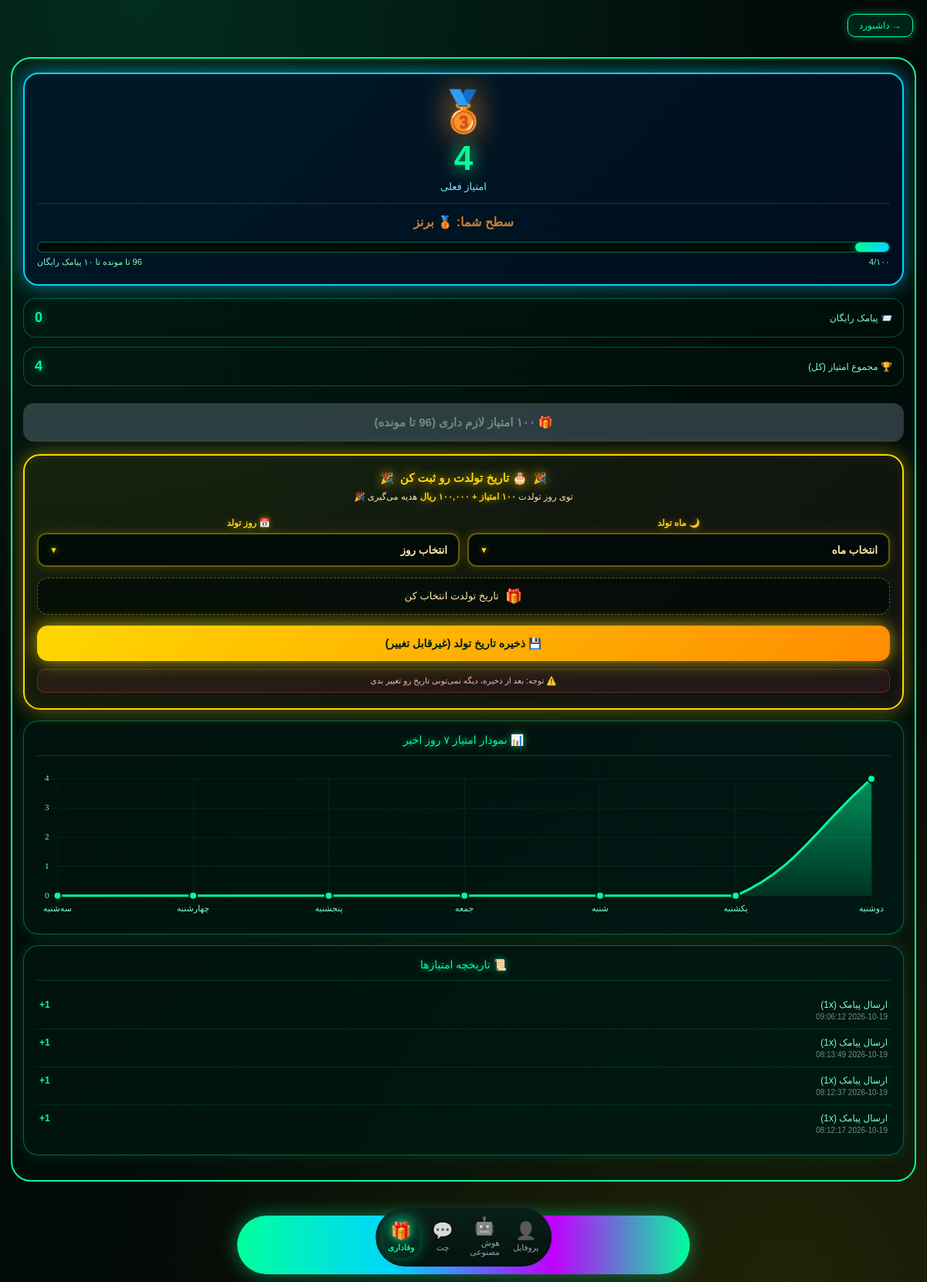
/panel/loyalty (signed in), run on the app's committed database.
### tables this page shows
CREATE TABLE loyalty (
    id INTEGER PRIMARY KEY AUTOINCREMENT,
    user_id INTEGER UNIQUE,
    points INTEGER DEFAULT 0,
    total_points INTEGER DEFAULT 0,
    tier TEXT DEFAULT 'bronze',
    free_sms INTEGER DEFAULT 0,
    birthday TEXT DEFAULT '',
    created_at TIMESTAMP DEFAULT CURRENT_TIMESTAMP);

CREATE TABLE loyalty_log (
    id INTEGER PRIMARY KEY AUTOINCREMENT,
    user_id INTEGER,
    action TEXT,
    points INTEGER,
    note TEXT,
    created_at TIMESTAMP DEFAULT CURRENT_TIMESTAMP);

### loyalty_routes.py (the view)
@loyalty_bp.route('/panel/loyalty')
def panel_loyalty():
    uid = _uid()
    if not uid: return redirect('/panel/login')
    check_birthday_bonus(uid)
    l = get_loyalty(uid)
    logs = get_loyalty_log(uid, 30)
    user = get_user(uid)
    shop = user[3] if user and len(user) > 3 else ''
    next_reward = 100 - (l['points'] % 100)
    progress_pct = (l['points'] % 100)
    weekly = get_weekly_points(uid)
    chart_labels = get_weekly_labels()
    chart_values = list(weekly.values())
    return render_template('panel_loyalty.html',
        l=l, logs=logs, shop=shop,
        next_reward=next_reward,
        progress_pct=progress_pct,
        multiplier=loyalty_multiplier(),
        double_day=is_double_points_day(),
        chart_labels=chart_labels,
        chart_values=chart_values,
        current_settings=_cs(uid))

### app.py (called while the page is built)
@app.context_processor
def inject_global_settings():
    try:
        if session.get("is_admin"):
            s = get_admin_settings()
        elif session.get("user_id"):
            s = get_user_settings(session["user_id"])
        else:
            s = {"avatar": None, "bg": None, "theme": "neon"}
    except Exception:
        s = {"avatar": None, "bg": None, "theme": "neon"}
    return {"current_settings": s}

@app.after_request
def _security_headers(response):
    if response.content_type and 'text/html' in response.content_type:
        response.headers["Cache-Control"] = "no-store, no-cache, must-revalidate, max-age=0"
        response.headers["Pragma"] = "no-cache"
        response.headers["Expires"] = "0"
    """هدرهای امنیتی"""
    response.headers["X-Content-Type-Options"] = "nosniff"
    response.headers["X-Frame-Options"] = "SAMEORIGIN"
    response.headers["X-XSS-Protection"] = "1; mode=block"
    response.headers["Referrer-Policy"] = "no-referrer"
    response.headers["Permissions-Policy"] = "geolocation=(), microphone=(), camera=()"
    return response

### database.py (called while the page is built, shortened)
def get_user(user_id):
    conn = sqlite3.connect(DB_PATH)
    c = conn.cursor()
    c.execute("SELECT * FROM users WHERE id=?", (user_id,))
    row = c.fetchone()
    conn.close()
    return row

def get_user_settings(user_id):
    import time
    now = time.time()
    key = f'settings_{user_id}'
    if key in _CACHE and (now - _CACHE_TIME.get(key, 0)) < CACHE_TTL:
        return _CACHE[key]

def get_loyalty(user_id):
    conn = sqlite3.connect('panel.db')
    c = conn.cursor()
    c.execute("SELECT points, total_points, tier, free_sms, birthday FROM loyalty WHERE user_id=?",
              (user_id,))
    row = c.fetchone()
    if not row:
        c.execute("INSERT INTO loyalty (user_id) VALUES (?)", (user_id,))
        conn.commit()
        row = (0, 0, 'bronze', 0, '')
    conn.close()
    return {
        'points': row[0] or 0,
        'total_points': row[1] or 0,
        'tier': row[2] or 'bronze',
        'free_sms': row[3] or 0,
        'birthday': row[4] or '',
    }

def get_loyalty_log(user_id, limit=30):
    conn = sqlite3.connect('panel.db')
    c = conn.cursor()
    c.execute("""SELECT action, points, note, created_at FROM loyalty_log
                 WHERE user_id=? ORDER BY id DESC LIMIT ?""", (user_id, limit))
    rows = c.fetchall()
    conn.close()
    return rows

def check_birthday_bonus(user_id):
    l = get_loyalty(user_id)
    if not l['birthday']:
        return False

### templates/panel_loyalty.html (shortened to what this page needs)
<!DOCTYPE html>
<html lang="fa" dir="rtl">
<head>
<link href="https://cdn.jsdelivr.net/gh/rastikerdar/vazirmatn@v33.003/Vazirmatn-font-face.css" rel="stylesheet">
<link rel="stylesheet" href="/static/scroll-fix.css"><link rel="icon" type="image/png" href="/static/icons/icon-192.png"><link rel="apple-touch-icon" href="/static/apple-touch-icon.png"></head>
<body>
<a class="back-btn" href="/panel/dashboard">→ داشبورد</a>
<div class="frame">
  <div class="points-card">
    <div class="tier-badge" style="color:{% if l.tier == 'diamond' %}#00d4ff{% elif l.tier == 'gold' %}#ffd700{% elif l.tier == 'silver' %}#e8e8e8{% else %}#cd7f32{% endif %}">
      {% if l.tier == 'diamond' %}💎{% elif l.tier == 'gold' %}🥇{% elif l.tier == 'silver' %}🥈{% else %}🥉{% endif %}
    </div>
    <div class="points">{{ "{:,}".format(l.points) }}</div>
    <div class="points-lbl">امتیاز فعلی</div>
    <div class="tier-name" style="color:{% if l.tier == 'diamond' %}#00d4ff{% elif l.tier == 'gold' %}#ffd700{% elif l.tier == 'silver' %}#e8e8e8{% else %}#cd7f32{% endif %}">
      سطح شما: {% if l.tier == 'diamond' %}💎 الماس{% elif l.tier == 'gold' %}🥇 طلا{% elif l.tier == 'silver' %}🥈 نقره{% else %}🥉 برنز{% endif %}
    </div>
    <div class="progress-box">
      <div class="progress-bar">
        <div class="progress-fill" style="width:{{ progress_pct }}%"></div>
      </div>
      <div class="progress-meta">
        <span>{{ progress_pct }}/۱۰۰</span>
        <span>{{ next_reward }} تا مونده تا ۱۰ پیامک رایگان</span>
      </div>
    </div>
  </div>
  <div class="row-card">
    <span class="row-label">📨 پیامک رایگان</span>
    <span class="row-val">{{ l.free_sms }}</span>
  </div>
  <div class="row-card">
    <span class="row-label">🏆 مجموع امتیاز (کل)</span>
    <span class="row-val">{{ "{:,}".format(l.total_points) }}</span>
  </div>
  {% if l.points >= 100 %}
  <form method="POST" action="/panel/loyalty/redeem">
    <button class="redeem-btn" type="submit">🎁 دریافت ۱۰ پیامک رایگان (۱۰۰ امتیاز)</button>
  </form>
  {% else %}
  <button class="redeem-btn" type="button" disabled>🎁 ۱۰۰ امتیاز لازم داری ({{ 100 - l.points }} تا مونده)</button>
  {% endif %}
  <div class="birthday-box {% if l.birthday %}locked{% endif %}">
    {% if l.birthday %}
      <div class="bd-title">🎂 تاریخ تولد</div>
      <div class="bd-locked-msg">
        <span class="bd-locked-ic">🔒</span>
        <div class="bd-locked-txt">شما تولد خود را تنظیم کردید</div>
        <div class="bd-locked-date">🎂 {{ l.birthday }}</div>
        <div class="bd-locked-sub">تاریخ تولد یک بار برای همیشه تنظیم می‌شود و قابل تغییر نیست</div>
      </div>
    {% else %}
      <div class="bd-title">🎂 تاریخ تولدت رو ثبت کن</div>
      <div class="bd-sub">توی روز تولدت <b>۱۰۰ امتیاز + ۱۰۰,۰۰۰ ریال</b> هدیه می‌گیری 🎉</div>
      <form method="POST" action="/panel/loyalty/birthday" id="bdForm">
        <div class="bd-picker">
          <div class="bd-col">
            <label>🌙 ماه تولد</label>
            <div class="custom-select" id="monthSelect">
              <button type="button" class="cs-trigger" id="monthTrigger">
                <span class="cs-value" id="monthValue">انتخاب ماه</span>
                <span class="cs-arrow">▼</span>
              </button>
            </div>
          </div>
          <div class="bd-col">
            <label>📅 روز تولد</label>
            <div class="custom-select" id="daySelect">
              <button type="button" class="cs-trigger" id="dayTrigger">
                <span class="cs-value" id="dayValue">انتخاب روز</span>
                <span class="cs-arrow">▼</span>
              </button>
            </div>
          </div>
        </div>
        <div class="bd-preview" id="bdPreview">
          <span class="bd-preview-ic">🎁</span>
          <span class="bd-preview-txt">تاریخ تولدت انتخاب کن</span>
        </div>
        <button class="bd-save" type="submit">💾 ذخیره تاریخ تولد (غیرقابل تغییر)</button>
      </form>
      <div class="bd-warn">⚠️ توجه: بعد از ذخیره، دیگه نمی‌تونی تاریخ رو تغییر بدی</div>
    {% endif %}
  </div>
  <div class="box" style="margin-bottom:14px">
    <div class="box-title">📊 نمودار امتیاز ۷ روز اخیر</div>
    <div style="position:relative;height:200px;padding:6px">
      <canvas id="loyaltyChart"></canvas>
    </div>
  </div>
<div class="box">
    <div class="box-title">📜 تاریخچه امتیازها</div>
    {% if logs %}
      {% for log in logs %}
        <div class="log-item">
          <div>
            <div class="log-note">{{ log[2] or log[0] }}</div>
            <div class="log-date">{{ log[3] }}</div>
          </div>
          <div class="log-pts {% if log[1] > 0 %}plus{% else %}minus{% endif %}">
            {% if log[1] > 0 %}+{% endif %}{{ log[1] }}
          </div>
        </div>
      {% endfor %}
    {% else %}
      <div class="empty">📭 هنوز امتیازی نداری — پیامک بفرست تا امتیاز بگیری!</div>
    {% endif %}
  </div>
</div>
<div class="nav-wrap">
  <div class="bottom-nav">
    <a class="nav-item" href="/panel/profile"><span class="ic">👤</span><span>پروفایل</span></a>
    <a class="nav-item" href="/panel/ai"><span class="ic">🤖</span><span>هوش مصنوعی</span></a>
    <a class="nav-item" href="/panel/chat"><span class="ic">💬</span><span>چت</span></a>
    <a class="nav-item active" href="/panel/loyalty"><span class="ic">🎁</span><span>وفاداری</span></a>
  </div>
</div>
{% include "_global_bg.html" %}
<script>
  (function(){
    const ctx = document.getElementById('loyaltyChart');
    if (!ctx) return;
    const labels = {{ chart_labels|tojson }};
    const values = {{ chart_values|tojson }};
    const grad = ctx.getContext('2d').createLinearGradient(0, 0, 0, 200);
    grad.addColorStop(0, 'rgba(0, 255, 157, 0.55)');
    grad.addColorStop(1, 'rgba(0, 255, 157, 0.02)');
    new Chart(ctx, {
      type: 'line',
      data: {
        labels: labels,
        datasets: [{
          label: 'امتیاز',
          data: values,
          borderColor: '#00ff9d',
          backgroundColor: grad,
          borderWidth: 3,
          pointBackgroundColor: '#00ff9d',
          pointBorderColor: '#001a12',
          pointBorderWidth: 2,
          pointRadius: 5,
          pointHoverRadius: 7,
          tension: 0.4,
          fill: true,
        }]
      },
      options: {
        responsive: true,
        maintainAspectRatio: false,
        plugins: {
          legend: { display: false },
          tooltip: {
            backgroundColor: 'rgba(0, 20, 15, 0.95)',
            borderColor: '#00ff9d',
            borderWidth: 1,
            titleColor: '#00ff9d',
            bodyColor: '#e2e8f0',
            titleFont: { family: 'Vazirmatn', size: 13 },
            bodyFont: { family: 'Vazirmatn', size: 12 },
            displayColors: false,
            callbacks: {
              label: function(item) { return '⭐ ' + item.parsed.y + ' امتیاز'; }
            }
          }
        },
        scales: {
          x: {
            grid: { color: 'rgba(0, 255, 157, 0.08)', drawBorder: false },
            ticks: {
              color: '#7dfcc7',
              font: { family: 'Vazirmatn', size: 11 }
            }
          },
          y: {
            beginAtZero: true,
            grid: { color: 'rgba(0, 255, 157, 0.08)', drawBorder: false },
            ticks: {
              color: '#7dfcc7',
              font: { family: 'Vazirmatn', size: 11 },
              precision: 0
            }
          }
        }
      }
    });
  })();
</script>
</body>
</html>

### static/scroll-fix.css (style rules this page uses)
html { overflow-x:hidden!important;overflow-y:scroll!important;height:auto!important;max-height:none!important;min-height:100%!important }
body { overflow-x:clip!important;overflow-y:visible!important;height:auto!important;max-height:none!important;min-height:100vh!important;position:relative!important }
body::before,body::after { pointer-events:none!important }
.bottom-nav,.nw,.nav-wrap { position:fixed!important;bottom:10px!important;left:50%!important;transform:translateX(-50%)!important;z-index:9999!important;max-width:calc(100% - 30px)!important }

### static/app-feel.css (style rules this page uses)
* { -webkit-tap-highlight-color:transparent;-webkit-touch-callout:none }
html,body { overscroll-behavior:none;-webkit-overflow-scrolling:touch }
body { user-select:none;-webkit-user-select:none }
button,a.btn,.ni,.tab,.cat,.main-cat,.prod,.shop,.cart { transition:transform .15s ease,box-shadow .3s ease; }
.page-fade { animation:pageFade .3s ease-out }

### data on the page
loyalty: points "4", free_sms "0", total_points "4"
loyalty_log: note "ارسال پیامک (1x)", created_at "2026-10-19 09:06:12", points "1"
loyalty_log: note "ارسال پیامک (1x)", created_at "2026-10-19 08:13:49", points "1"
loyalty_log: note "ارسال پیامک (1x)", created_at "2026-10-19 08:12:37", points "1"
loyalty_log: note "ارسال پیامک (1x)", created_at "2026-10-19 08:12:17", points "1"

### other printed values
{{ progress_pct }} "4"
chart data {{ chart_values|tojson }} [0, 0, 0, 0, 0, 0, 4]
